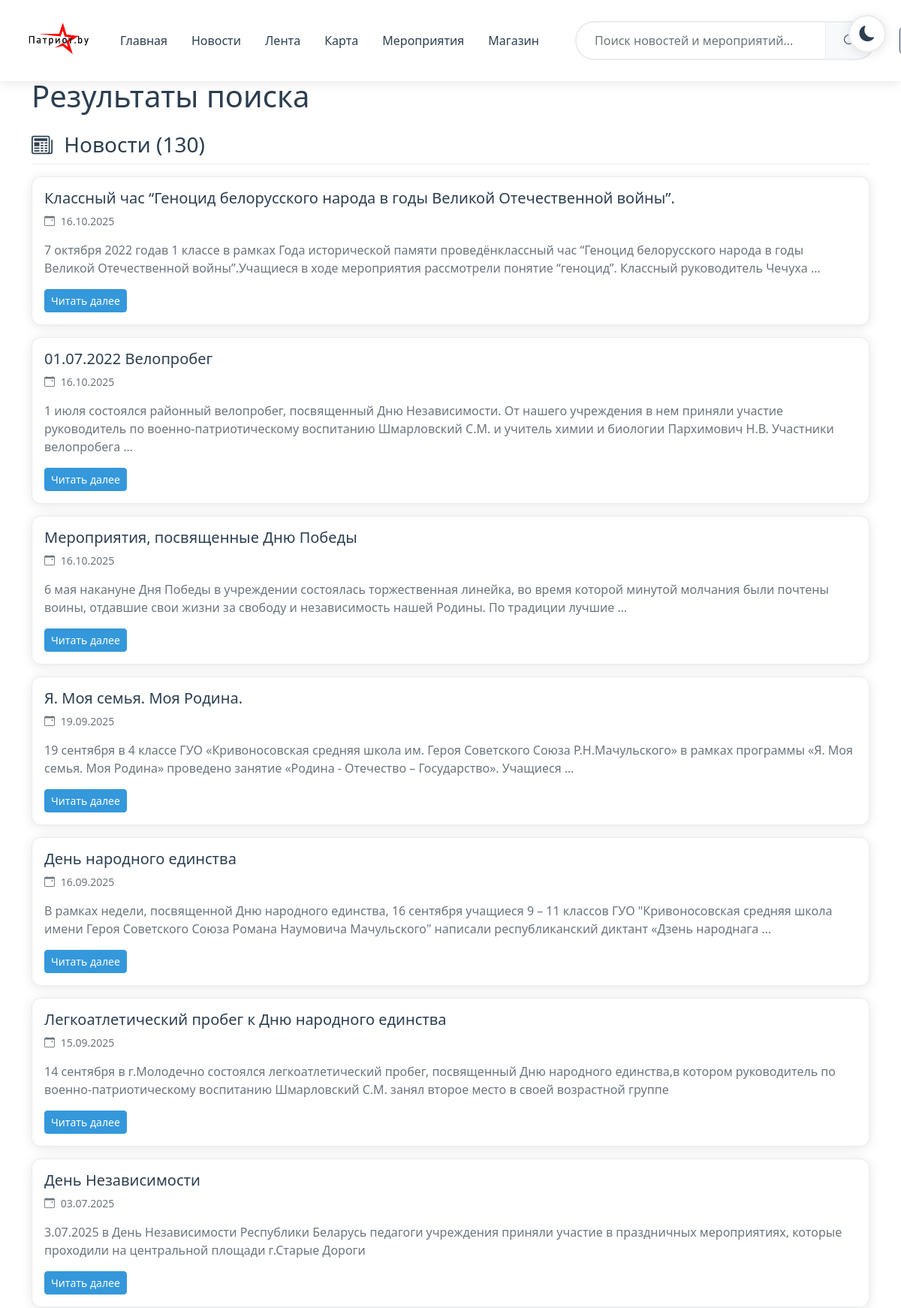
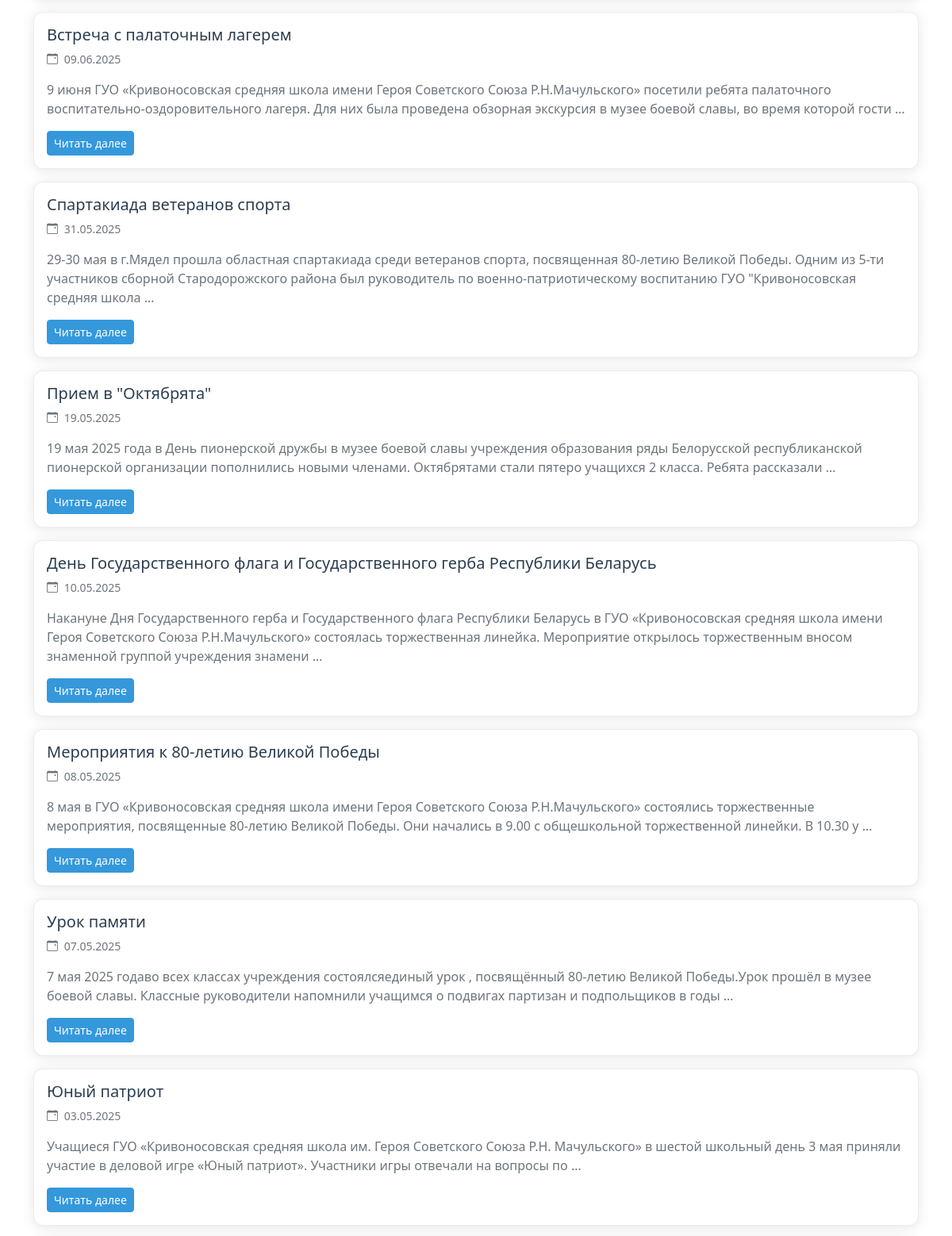
The app's page /search/ (upper part) with its own data (2 pictures, top to bottom).
### app/models.py (models this page shows, shortened)
class PatriotNews(models.Model):
    title = models.CharField(max_length=255, verbose_name="Заголовок")
    date = models.DateField(verbose_name="Дата")
    main_image = models.URLField(max_length=500, blank=True, null=True, verbose_name="Главное изображение")
    text = models.TextField(verbose_name="Текст")
    additional_images = models.JSONField(default=list, blank=True, verbose_name="Дополнительные изображения")
    created_at = models.DateTimeField(auto_now_add=True, verbose_name="Дата создания")
    class Meta:
        verbose_name = "Новость патриотического воспитания"
        verbose_name_plural = "Новости патриотического воспитания"
        ordering = ['-date']

### app/views.py (the view, shortened to what this page needs)
# urls.py: path('search/', views.search_news, name='search_news'),
def search_news(request):
    query = request.GET.get('q', '').strip()
    news_results = PatriotNews.objects.all()
    courses_results = Course.objects.all()
    context = {
        'news_results': news_results,
        'courses_results': courses_results,
        'query': query,
        'total_results': news_results.count() + courses_results.count()
    }
    return render(request, 'search/search_results.html', context)

### app/templates/search/search_results.html (shortened to what this page needs)
{% extends 'base.html' %}
{% load static %}
{% block content %}
<div class="container mt-4">
    <div class="row">
        <div class="col-12">
            <h1 class="mb-4 text-primary">Результаты поиска</h1>
            {% if news_results %}
            <div class="mb-5">
                <h3 class="border-bottom pb-2 mb-3 text-primary">
                    <i class="bi bi-newspaper text-primary me-2"></i>
                    Новости ({{ news_results.count }})
                </h3>
                {% for news in news_results %}
                <div class="card mb-3 search-card">
                    <div class="card-body">
                        <h5 class="card-title">
                            <a href="{% url 'news_detail' news.id %}" class="text-decoration-none card-link">
                                {{ news.title }}
                            </a>
                        </h5>
                        <p class="card-text text-muted small">
                            <i class="bi bi-calendar-event me-1"></i> {{ news.date|date:"d.m.Y" }}
                        </p>
                        <p class="card-text card-description">
                            {{ news.text|truncatewords:30 }}
                        </p>
                        <a href="{% url 'news_detail' news.id %}" class="btn btn-primary btn-sm">
                            Читать далее
                        </a>
                    </div>
                </div>
                {% endfor %}
            </div>
            {% endif %}
        </div>
    </div>
</div>
{% endblock %}

### app/templates/base.html (style rules this page uses)
:root { --bg-primary: #ffffff; --bg-secondary: #f8f9fa; --bg-card: #ffffff; --text-primary: #2c3e50; --text-secondary: #6c757d; --border-color: #e9ecef; --shadow-light: 0 2px 15px rgba(0, 0, 0, 0.1); --shadow-medium: 0 4px 20px rgba(0, 0, 0, 0.15); --header-bg: #ffffff; --header-text: #2c3e50; --footer-bg: #343a40; --footer-text: #ffffff; --nav-link-color: #2c3e50; --nav-link-hover: #3498db; --btn-outline-color: #2c3e50; --btn-primary-bg: #3498db; --btn-primary-hover: #2980b9; --modal-bg: #ffffff; --modal-text: #212529; --search-bg: #ffffff; --search-text: #000000; --search-border: #e9ecef; --search-placeholder: #6c757d; --card-bg: #ffffff; --card-text: #2c3e50; --section-divider-bg: #ffffff; }
body { background-color: var(--bg-primary); color: var(--text-primary); transition: all 0.5s ease; min-height: 100vh; display: flex; flex-direction: column; }
a, button, .btn, .card, .nav-link { transition: all 0.3s ease; }

### app/templates/search/search_results.html (style rules this page uses)
.search-card { background-color: var(--card-bg); border: 1px solid var(--border-color); border-radius: 12px; transition: all 0.3s ease; box-shadow: var(--shadow-light); }
.card-link { color: var(--text-primary) !important; transition: color 0.3s ease; }
.card-description { color: var(--text-secondary); line-height: 1.5; }
.btn-primary { background-color: var(--btn-primary-bg); border-color: var(--btn-primary-bg); transition: all 0.3s ease; }
.border-bottom { border-bottom-color: var(--border-color) !important; }
.text-primary { color: var(--text-primary) !important; }
.text-muted { color: var(--text-secondary) !important; }

### records on screen
PatriotNews: title "Классный час “Геноцид белорусского народа в годы Великой Отечественной войны”.", date "16.10.2025", text "7 октября 2022 годав 1 классе в рамках Года исторической памяти проведёнклассный час “Геноцид белорусского народа в годы Великой Отечественной войны”.Учащиеся в ходе мероприятия рассмотрели понятие “геноцид”. Классный руководитель Чечуха …"
PatriotNews: title "01.07.2022 Велопробег", date "16.10.2025", text "1 июля состоялся районный велопробег, посвященный Дню Независимости. От нашего учреждения в нем приняли участие руководитель по военно-патриотическому воспитанию Шмарловский С.М. и учитель химии и биологии Пархимович Н.В. Участники велопробега …"
PatriotNews: title "Мероприятия, посвященные Дню Победы", date "16.10.2025", text "6 мая накануне Дня Победы в учреждении состоялась торжественная линейка, во время которой минутой молчания были почтены воины, отдавшие свои жизни за свободу и независимость нашей Родины. По традиции лучшие …"
PatriotNews: title "Я. Моя семья. Моя Родина.", date "19.09.2025", text "19 сентября в 4 классе ГУО «Кривоносовская средняя школа им. Героя Советского Союза Р.Н.Мачульского» в рамках программы «Я. Моя семья. Моя Родина» проведено занятие «Родина - Отечество – Государство». Учащиеся …"
PatriotNews: title "День народного единства", date "16.09.2025", text "В рамках недели, посвященной Дню народного единства, 16 сентября учащиеся 9 – 11 классов ГУО \"Кривоносовская средняя школа имени Героя Советского Союза Романа Наумовича Мачульского\" написали республиканский диктант «Дзень народнага …"
PatriotNews: title "Легкоатлетический пробег к Дню народного единства", date "15.09.2025", text "14 сентября в г.Молодечно состоялся легкоатлетический пробег, посвященный Дню народного единства,в котором руководитель по военно-патриотическому воспитанию Шмарловский С.М. занял второе место в своей возрастной группе"
PatriotNews: title "День Независимости", date "03.07.2025", text "3.07.2025 в День Независимости Республики Беларусь педагоги учреждения приняли участие в праздничных мероприятиях, которые проходили на центральной площади г.Старые Дороги"
PatriotNews: title "Встреча с палаточным лагерем", date "09.06.2025", text "9 июня ГУО «Кривоносовская средняя школа имени Героя Советского Союза Р.Н.Мачульского» посетили ребята палаточного воспитательно-оздоровительного лагеря. Для них была проведена обзорная экскурсия в музее боевой славы, во время которой гости …"
PatriotNews: title "Спартакиада ветеранов спорта", date "31.05.2025", text "29-30 мая в г.Мядел прошла областная спартакиада среди ветеранов спорта, посвященная 80-летию Великой Победы. Одним из 5-ти участников сборной Стародорожского района был руководитель по военно-патриотическому воспитанию ГУО \"Кривоносовская средняя школа …"
PatriotNews: title "Прием в \"Октябрята\"", date "19.05.2025", text "19 мая 2025 года в День пионерской дружбы в музее боевой славы учреждения образования ряды Белорусской республиканской пионерской организации пополнились новыми членами. Октябрятами стали пятеро учащихся 2 класса. Ребята рассказали …"
PatriotNews: title "День Государственного флага и Государственного герба Республики Беларусь", date "10.05.2025", text "Накануне Дня Государственного герба и Государственного флага Республики Беларусь в ГУО «Кривоносовская средняя школа имени Героя Советского Союза Р.Н.Мачульского» состоялась торжественная линейка. Мероприятие открылось торжественным вносом знаменной группой учреждения знамени …"
PatriotNews: title "Мероприятия к 80-летию Великой Победы", date "08.05.2025", text "8 мая в ГУО «Кривоносовская средняя школа имени Героя Советского Союза Р.Н.Мачульского» состоялись торжественные мероприятия, посвященные 80-летию Великой Победы. Они начались в 9.00 с общешкольной торжественной линейки. В 10.30 у …"
PatriotNews: title "Урок памяти", date "07.05.2025", text "7 мая 2025 годаво всех классах учреждения состоялсяединый урок , посвящённый 80-летию Великой Победы.Урок прошёл в музее боевой славы. Классные руководители напомнили учащимся о подвигах партизан и подпольщиков в годы …"
PatriotNews: title "Юный патриот", date "03.05.2025", text "Учащиеся ГУО «Кривоносовская средняя школа им. Героя Советского Союза Р.Н. Мачульского» в шестой школьный день 3 мая приняли участие в деловой игре «Юный патриот». Участники игры отвечали на вопросы по …"

### other values on screen
{{ news_results.count }} "130"
